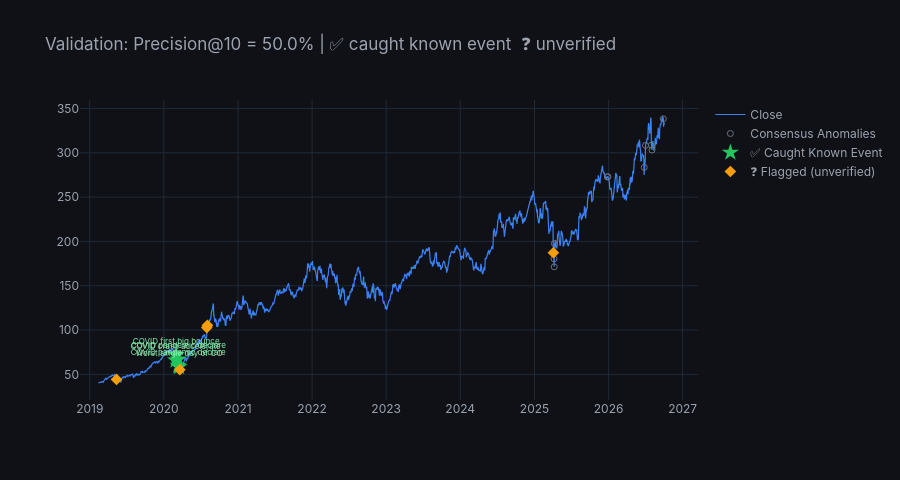

The cell this chart's notebook holds for it:
### Code cell
# =========================================================
# Precision@K and Recall@K Results
# =========================================================
import plotly.graph_objects as go

# Full validation table
detail = summarize_validation(df_det, date_col='date', score_col='vote_sum', ks=[5, 10, 15, 20])

# Top-10 detail
p10, top10 = precision_at_k(df_det, 'date', 'vote_sum', k=10, window_days=1)
print(f'\n  Precision@10 = {p10:.1%}\n')
for _, row in top10.iterrows():
    icon = '✅' if row['is_known_event'] else '❓'
    print(f"  {icon}  {pd.to_datetime(row['date']).strftime('%Y-%m-%d')}  "
          f"votes={int(row['vote_sum'])}  {str(row['event_label'])[:55]}")

# Chart
fig = go.Figure()
fig.add_trace(go.Scatter(
    x=df_det['date'], y=df_det[TARGET],
    mode='lines', name=TARGET, line=dict(color='#3b82f6', width=1.2),
))
mask = df_det['anom_consensus'] == 1
fig.add_trace(go.Scatter(
    x=df_det.loc[mask, 'date'], y=df_det.loc[mask, TARGET],
    mode='markers', name='Consensus Anomalies',
    marker=dict(color='#6b7280', size=6, symbol='circle-open'),
))
tp_mask  = top10['is_known_event']
tp_dates = pd.to_datetime(top10.loc[tp_mask, 'date'])
tp_vals  = df_det.set_index('date').reindex(tp_dates)[TARGET].values
fig.add_trace(go.Scatter(
    x=tp_dates, y=tp_vals,
    mode='markers+text', name='✅ Caught Known Event',
    marker=dict(color='#22c55e', size=13, symbol='star'),
    text=top10.loc[tp_mask, 'event_label'].str[:22].values,
    textposition='top center', textfont=dict(size=8, color='#86efac'),
))
fn_mask  = ~top10['is_known_event']
fn_dates = pd.to_datetime(top10.loc[fn_mask, 'date'])
if len(fn_dates):
    fn_vals = df_det.set_index('date').reindex(fn_dates)[TARGET].values
    fig.add_trace(go.Scatter(
        x=fn_dates, y=fn_vals,
        mode='markers', name='❓ Flagged (unverified)',
        marker=dict(color='#f59e0b', size=9, symbol='diamond'),
    ))
fig.update_layout(
    title=f'Validation: Precision@10 = {p10:.1%} | ✅ caught known event  ❓ unverified',
    template='plotly_dark', paper_bgcolor='#0f1117', plot_bgcolor='#0f1117',
    font=dict(family='Inter', color='#9ca3af'),
    xaxis=dict(gridcolor='#1f2937'), yaxis=dict(gridcolor='#1f2937'),
    height=480, hovermode='x unified',
)
fig.show()

### Figure 1 — Plotly figure (JSON) as saved in the notebook; plotly's stock layout.template omitted (floating-point values rounded to 4 significant figures; data arrays with more than 128 entries replaced by an {"elided": "..."} marker saying what was removed)
{"data": [{"line": {"color": "#3b82f6", "width": 1.2}, "mode": "lines", "name": "Close", "type": "scatter", "x": {"elided": "1922 str values"}, "y": {"elided": "1922 float values"}}, {"marker": {"color": "#6b7280", "size": 6, "symbol": "circle-open"}, "mode": "markers", "name": "Consensus Anomalies", "type": "scatter", "x": ["2019-05-13T00:00:00.000000000", "2020-02-28T00:00:00.000000000", "2020-03-02T00:00:00.000000000", "2020-03-12T00:00:00.000000000", "2020-03-13T00:00:00.000000000", "2020-03-16T00:00:00.000000000", "2020-03-20T00:00:00.000000000", "2020-07-31T00:00:00.000000000", "2020-08-03T00:00:00.000000000", "2025-04-04T00:00:00.000000000", "2025-04-07T00:00:00.000000000", "2025-04-08T00:00:00.000000000", "2025-04-09T00:00:00.000000000", "2025-12-26T00:00:00.000000000", "2025-12-29T00:00:00.000000000", "2026-06-26T00:00:00.000000000", "2026-07-02T00:00:00.000000000", "2026-07-31T00:00:00.000000000", "2026-08-03T00:00:00.000000000", "2026-09-28T00:00:00.000000000"], "y": [44.39, 65.93, 72.07, 59.87, 67.05, 58.42, 55.29, 102.8, 105.4, 187.2, 180.4, 171.4, 197.6, 272.7, 273.0, 283.5, 308.4, 308.6, 303.2, 338.4]}, {"marker": {"color": "#22c55e", "size": 13, "symbol": "star"}, "mode": "markers+text", "name": "✅ Caught Known Event", "text": ["COVID crash accelerate", "COVID pandemic declare", "COVID first big bounce", "COVID pandemic declare", "Worst single day of CO"], "textfont": {"color": "#86efac", "size": 8}, "textposition": "top center", "type": "scatter", "x": ["2020-02-28T00:00:00.000000000", "2020-03-13T00:00:00.000000000", "2020-03-02T00:00:00.000000000", "2020-03-12T00:00:00.000000000", "2020-03-16T00:00:00.000000000"], "y": [65.93, 67.05, 72.07, 59.87, 58.42]}, {"marker": {"color": "#f59e0b", "size": 9, "symbol": "diamond"}, "mode": "markers", "name": "❓ Flagged (unverified)", "type": "scatter", "x": ["2019-05-13T00:00:00.000000000", "2020-07-31T00:00:00.000000000", "2020-03-20T00:00:00.000000000", "2020-08-03T00:00:00.000000000", "2025-04-04T00:00:00.000000000"], "y": [44.39, 102.8, 55.29, 105.4, 187.2]}], "layout": {"font": {"color": "#9ca3af", "family": "Inter"}, "height": 480, "hovermode": "x unified", "paper_bgcolor": "#0f1117", "plot_bgcolor": "#0f1117", "title": {"text": "Validation: Precision@10 = 50.0% | ✅ caught known event  ❓ unverified"}, "xaxis": {"gridcolor": "#1f2937"}, "yaxis": {"gridcolor": "#1f2937"}}}
